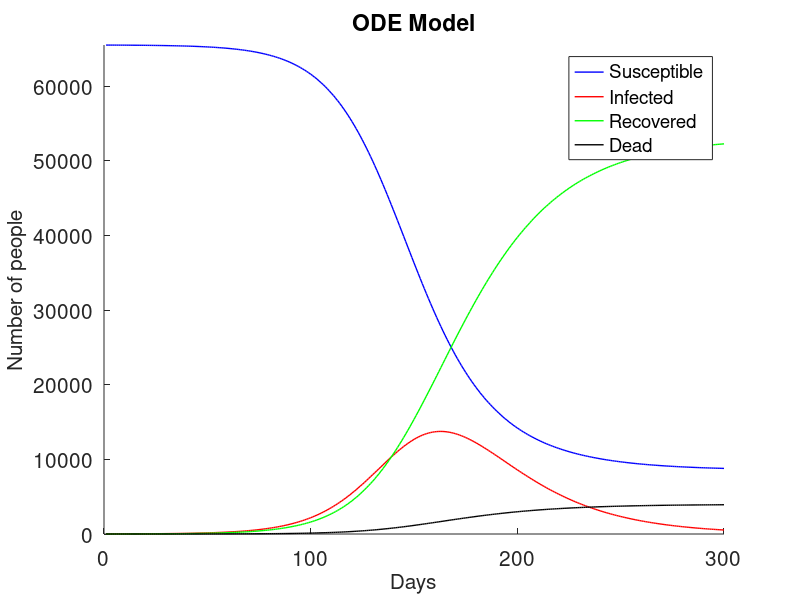

MATLAB code to generate this figure:
size=256;
total=size^2;

start_infected=10;

days=300;

s(1)=(total-start_infected)/total;
i(1)=(start_infected)/total;
r(1)=0;
d(1)=0;

beta=.1;
gamma_r=.04;
gamma_d=.003;

for k=2:days
  s(k)=s(k-1)-beta*s(k-1)*i(k-1);
  i(k)=i(k-1)+beta*s(k-1)*i(k-1)-(gamma_r+gamma_d)*i(k-1);
  r(k)=r(k-1)+gamma_r*i(k-1);
  d(k)=d(k-1)+gamma_d*i(k-1);
endfor

x=1:days;
clf;
hold on
plot(x,s(x)*total,'b','LineWidth',1)
plot(x,i(x)*total,'r','LineWidth',1)
plot(x,r(x)*total,'g','LineWidth',1)
plot(x,d(x)*total,'k','LineWidth',1)
set(gca,"ylim",[0 size^2])
set(gca,"xtick",0:100:days)
set(gca,"fontsize",15)
xlabel("Days", 'fontsize', 15)
ylabel("Number of people", 'fontsize', 15)
legend("Susceptible","Infected","Recovered","Dead")
title({"ODE Model"})
hold off
